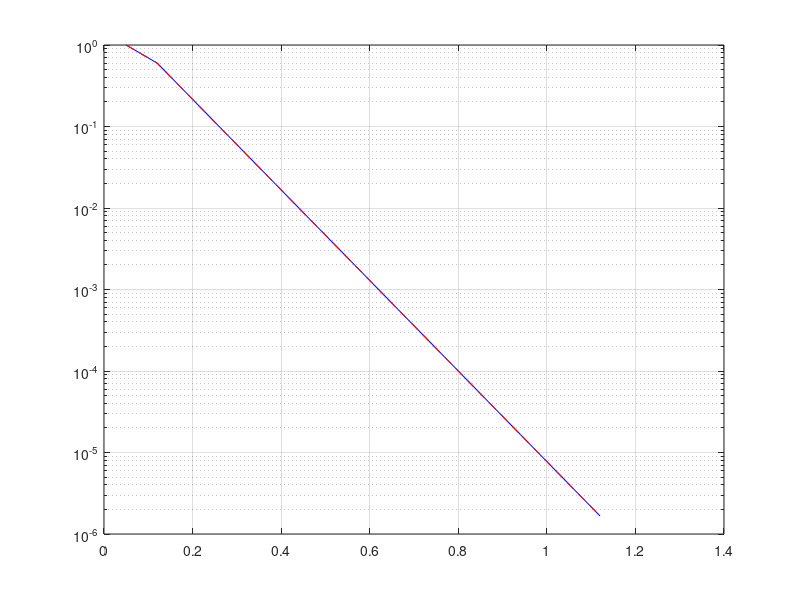

MATLAB code to generate this figure:
clc
clear
close all
addpath 'Hulproutines\' 'Invoer\';

AA = load('Ovkans_Volkerakzoommeer_piekmeerpeil_PR3598.10.txt');    %in rapport 17 aug
BB = load('Ovkans_VZM_piekmeerpeil_BER-VZM.txt');                   % voor invoer Hydra-NL


figure
semilogy(AA(:,1), AA(:,2),'b-')
grid on; hold on
semilogy(BB(:,1), BB(:,2),'r--')

% Conclusie: precies dezelfde lijnen